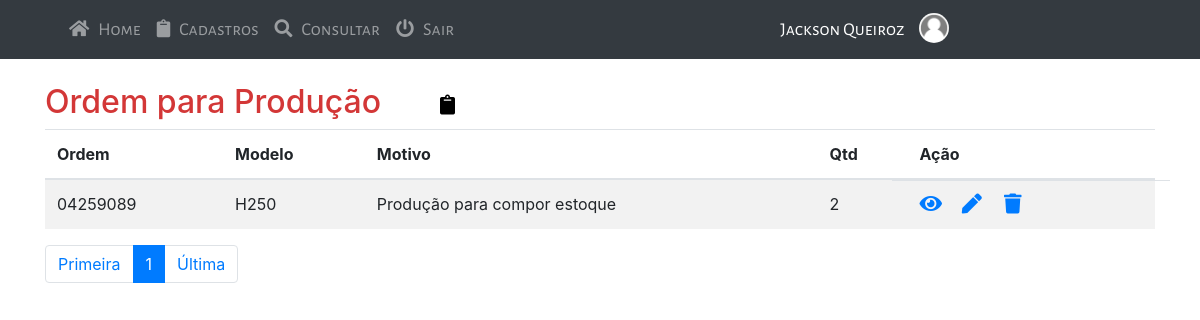
The app's page /sistema-gestor/paginas/listar-ordens (signed in) with its own data.
### tables this page shows
CREATE TABLE `ordem_producao` (
  `id` int(11) NOT NULL,
  `id_modelo` int(11) NOT NULL,
  `motivo` text NOT NULL,
  `qtd_itens` int(11) NOT NULL,
  `codigo` varchar(220) NOT NULL,
  `data_inicio` date DEFAULT current_timestamp(),
  `created` datetime NOT NULL DEFAULT current_timestamp(),
  `modifield` datetime DEFAULT NULL,
  `usuario` varchar(220) NOT NULL
);

CREATE TABLE `produtos` (
  `id` int(11) NOT NULL,
  `nome` varchar(220) NOT NULL,
  `descricao` text DEFAULT NULL,
  `dim_retangular` varchar(220) DEFAULT NULL,
  `dim_quadrado` varchar(220) DEFAULT NULL,
  `dim_redondo` varchar(220) DEFAULT NULL,
  `peso` varchar(220) DEFAULT NULL,
  `img` varchar(220) DEFAULT NULL
);

### sistema-gestor/paginas/listar-ordens.php (the view, shortened to what this page needs)
<?php
include_once './include/head.php';
?>
</head>
<?php
include_once './include/menu.php';
?>
<div class="container py-4">
	<header class="pb-3 mb-4">
		<div class="row">
			<div class="col-md-5">
			<h2>Ordem para Produção</h2>
			</div>
			<div class="col-md-3 list-icon">
				<a href="<?php echo URL ?>cadastrar-material"><i class="fa fa-clipboard"></i></a>
			</div>
		</div>
    <table class="table table-striped">
            <thead>
              <tr>
              	<th scope="col">Ordem</th>
              	<th scope="col">Modelo</th>
                <th scope="col-3">Motivo</th>
                <th scope="col">Qtd</th>
                <th colspan>Ação</th>
              </tr>
            </thead>
            <tbody>
    <?php
    $pagina_atual = filter_input(INPUT_GET, "page", FILTER_SANITIZE_NUMBER_INT);
    $pagina = (!empty($pagina_atual)) ? $pagina_atual : 1;
    $limite_resultado = 3;
    $inicio = ($limite_resultado * $pagina) - $limite_resultado;
    $query_reg = "SELECT ordem.id AS id_ordem,
                          modelo.nome,
                          ordem.motivo,
                          ordem.qtd_itens,
                          ordem.codigo,
                          modelo.nome AS modelo
                  FROM ordem_producao AS ordem
                  INNER JOIN produtos AS modelo ON modelo.id=ordem.id_modelo LIMIT $inicio, $limite_resultado";
    $result_reg = $conn->prepare($query_reg);
    $result_reg->execute();
		if (($result_reg) AND ($result_reg->rowCount() != 0)) {
			while ($row_reg = $result_reg->fetch(PDO::FETCH_ASSOC)) {
				extract($row_reg)
				?>
              <tr>
              	<td><?php echo $codigo ?></td>
              	<td><?php echo $modelo ?></td>
                <td><?php echo $motivo ?></td>
                <td><?php echo $qtd_itens ?></td>
                <td class="row">
                	<div class="col-2 action-icon">
                		<a href="<?php echo URL . 'peca-ordem?id_ordem=' . $id_ordem ?>"><i class="fa fa-eye"></i></a>
                		</div>
                	<div class="col-2 action-icon">
                		<a href="<?php echo URL . 'editar-item?id_material=' . $id_ordem?>"><i class="fa fa-pen"></i></a>
                		</div>
                		<div class="col-2 action-icon">
                			<a onclick="apagarRegistro(<?php echo $id ?>)" href="<?php echo URL . 'excluir-item?id_material=' . $id_item ?>"><i class="fa fa-trash"></i></a>
                		</div>
                </td>
                </tr>
        <?php
			}
		}else{
			echo $_SESSION['msg'] = "<div class='alert alert-danger' id='msg-success' role='alert'><i class='fa fa-circle-x' style='font-size:25px;color:red'></i><div class='alerta-erro'>Nenhum Registro encontrado!</div></div>";
		}
	?>
	</tbody>
		</table>
		<?php
			$query_qnt_resgistros = "SELECT count(id) AS num_result FROM ordem_producao";
			$result_qnt_registros = $conn ->prepare($query_qnt_resgistros);
			$result_qnt_registros->execute();
			$row_qnt_registros = $result_qnt_registros->fetch(PDO::FETCH_ASSOC);
			$qnt_pagina = ceil($row_qnt_registros['num_result'] / $limite_resultado);
			$maximo_link = 2;
	?>
	<nav aria-label="...">
  <ul class="pagination">
    <li class="page-item">
      <?php echo "<a class='page-link' href='listar-material?page=1'>Primeira</a> "; ?>
    </li>
    <?php for ($pagina_anterior = $pagina - $maximo_link; $pagina_anterior <= $pagina -1 ; $pagina_anterior++) { ?>
    <li class="page-item">
    	<?php
			}
			?>
    </li>
    <li class="page-item active">
      <a class="page-link" href="#"><?php echo "$pagina"; ?> <span class="sr-only">(atual)</span></a>
    </li>
    <?php
    	for ($proxima_pagina = $pagina + 1; $proxima_pagina <= $pagina + $maximo_link; $proxima_pagina++) {?>
		<li class="page-item">
    		<?php
			}
    ?>
   </li>
    <li class="page-item">
      <?php echo "<a class='page-link' href='listar-material?page=$qnt_pagina'>Última</a> "; ?>
    </li>
  </ul>
</nav>
<?php
include_once './include/footer.php';
?>

### sistema-gestor/assets/css/style.css (style rules this page uses)
h2 { color: #d33737; }
.list-icon i { text-decoration: none; color: #000; margin-top: 12px; margin-left: -80px; font-size: 20px; }
.action-icon i { font-size: 20px; }

### records on screen
ordem_producao: codigo "04259089", produtos.nome "H250", motivo "Produção para compor estoque", qtd_itens "2"

### other values on screen
$_SESSION['nome'] "Jackson Queiroz"
$pagina "1"
